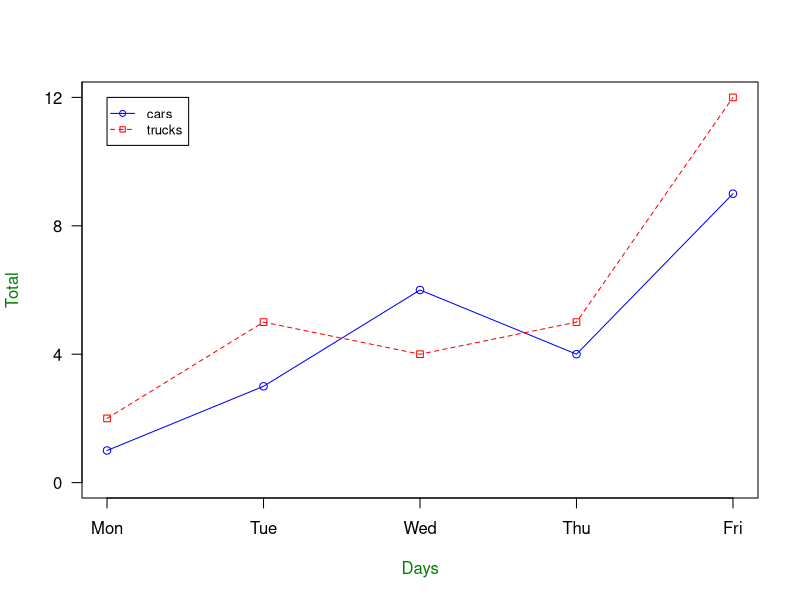

Recreate this plot in R.
# Define 2 vectors
SVD <- c(0.978617, 0.977248, 0.980376, 0.977015, 0.973402, 0.972074)

cars <- c(1, 3, 6, 4, 9)
trucks <- c(2, 5, 4, 5, 12)

# Calculate range from 0 to max value of cars and trucks
g_range <- range(0, cars, trucks)

# Graph autos using y axis that ranges from 0 to max 
# value in cars or trucks vector.  Turn off axes and 
# annotations (axis labels) so we can specify them ourself
plot(cars, type="o", col="blue", ylim=g_range, 
     axes=FALSE, ann=FALSE)

# Make x axis using Mon-Fri labels
axis(1, at=1:5, lab=c("Mon","Tue","Wed","Thu","Fri"))

# Make y axis with horizontal labels that display ticks at 
# every 4 marks. 4*0:g_range[2] is equivalent to c(0,4,8,12).
axis(2, las=1, at=4*0:g_range[2])

# Create box around plot
box()

# Graph trucks with red dashed line and square points
lines(trucks, type="o", pch=22, lty=2, col="red")

# Create a title with a red, bold/italic font
#title(main="Autos", col.main="red", font.main=4)

# Label the x and y axes with dark green text
title(xlab="Days", col.lab=rgb(0,0.5,0))
title(ylab="Total", col.lab=rgb(0,0.5,0))

# Create a legend at (1, g_range[2]) that is slightly smaller 
# (cex) and uses the same line colors and points used by 
# the actual plots 
legend(1, g_range[2], c("cars","trucks"), cex=0.8, 
       col=c("blue","red"), pch=21:22, lty=1:2);
